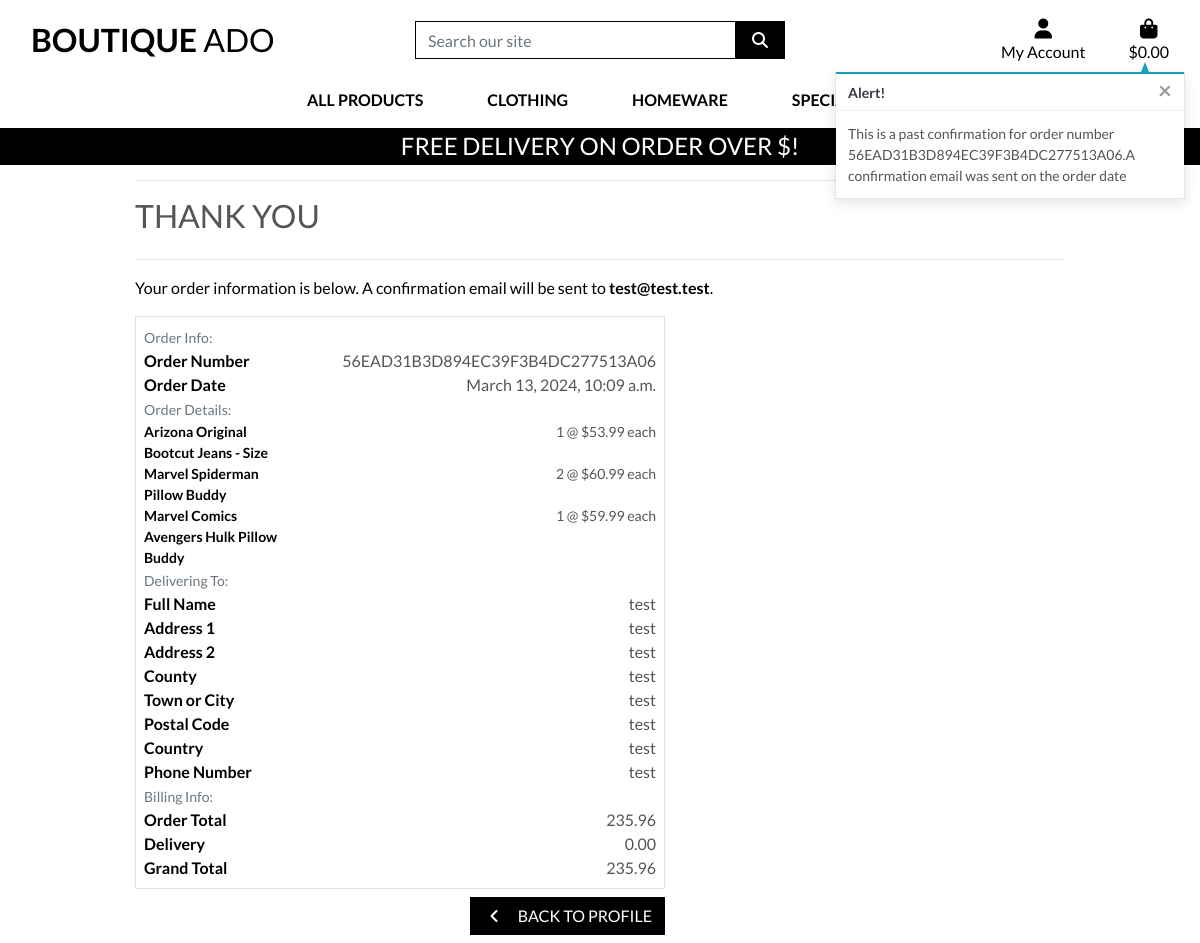
Screenshot of /profile/order_history/56EAD31B3D894EC39F3B4DC277513A06 with the database file from the repository.
### checkout/models.py (models this page shows, shortened)
class Order(models.Model):
    order_number = models.CharField(max_length=32, null=False, editable=False)
    user_profile = models.ForeignKey(UserProfile, on_delete=models.SET_NULL,
                                     null=True, blank=True, related_name='orders')
    full_name = models.CharField(max_length=50, null=False, blank=False)
    email = models.EmailField(max_length=254, null=False, blank=False)
    phone_number = models.CharField(max_length=20, null=False, blank=False)
    country = CountryField(blank_label='Country *', null=False, blank=False)
    postcode = models.CharField(max_length=20, null=True, blank=True)
    town_or_city = models.CharField(max_length=40, null=False, blank=False)
    street_address1 = models.CharField(max_length=80, null=False, blank=False)
    street_address2 = models.CharField(max_length=80, null=True, blank=True)
    county = models.CharField(max_length=80, null=True, blank=True)
    date = models.DateTimeField(auto_now_add=True)
    delivery_cost = models.DecimalField(max_digits=6, decimal_places=2, null=False, default=0)
    order_total = models.DecimalField(max_digits=10, decimal_places=2, null=False, default=0)
    grand_total = models.DecimalField(max_digits=10, decimal_places=2, null=False, default=0)
    original_bag = models.TextField(null=False, blank=False, default='')
    stripe_pid = models.CharField(max_length=254, null=False, blank=False, default='')

class OrderLineItem(models.Model):
    order = models.ForeignKey(Order, null=False, blank=False, on_delete=models.CASCADE, related_name='lineitems')
    product = models.ForeignKey(Product, null=False, blank=False, on_delete=models.CASCADE)
    product_size = models.CharField(max_length=2, null=True, blank=True) # XS, S, M, L, XL
    quantity = models.IntegerField(null=False, blank=False, default=0)
    lineitem_total = models.DecimalField(max_digits=6, decimal_places=2, null=False, blank=False, editable=False)

### products/models.py (models this page shows, shortened)
class Product(models.Model):
    category = models.ForeignKey('Category', null=True, blank=True, on_delete=models.SET_NULL)
    sku = models.CharField(max_length=254, null=True, blank=True)
    name = models.CharField(max_length=254)
    description = models.TextField()
    has_sizes = models.BooleanField(default=False, null=True, blank=True)
    price = models.DecimalField(max_digits=6, decimal_places=2)
    rating = models.DecimalField(max_digits=6, decimal_places=2, null=True, blank=True)
    image_url = models.URLField(max_length=1024, null=True, blank=True)
    image = models.ImageField(null=True, blank=True)

### profiles/views.py (the view)
# urls.py: path('order_history/<order_number>', views.order_history, name='order_history'),
def order_history(request, order_number):
    order = get_object_or_404(Order, order_number=order_number)
    messages.info(request, (
        f'This is a past confirmation for order number {order_number}.'
        'A confirmation email was sent on the order date'
    ))
    template = 'checkout/checkout_success.html'
    context = {
        'order': order,
        'from_profile': True,
    }
    return render(request, template, context)

### bag/contexts.py (called while the page is built, shortened)
def bag_contexts(request):
    bag_items = []
    total = 0
    product_count = 0
    bag = request.session.get('bag', {})
    if total < settings.FREE_DELIVERY_THRESHOLD:
        delivery = total * Decimal(settings.STANDARD_DELIVERY_PERCENTAGE / 100)
        free_delivery_delta = settings.FREE_DELIVERY_THRESHOLD - total # How much need to spend to get free delivery
    else:
        delivery = 0
        free_delivery_delta = 0
    grand_total = delivery + total
    context = {
        'bag_items': bag_items,
        'total': total,
        'product_count': product_count,
        'delivery': delivery,
        'free_delivery_delta': free_delivery_delta,
        'grand_total': grand_total
    }
    return context

### checkout/templates/checkout/checkout_success.html (shortened to what this page needs)
{% extends "base.html" %}
{% load static %}
{% block extra_css %}
    <link rel="stylesheet" href="{% static 'checkout/css/checkout.css' %}">
{% endblock %}
{% block page_header %}
    <div class="container header-container">
    </div>
{% endblock %}
{% block content %}
    <div class="overlay"></div>
    <div class="container">
        <div class="row">
            <div class="col">
                <hr>
                <h2 class="logo-font mb-4">Thank You</h2>
                <hr>
                <p class="text-black">Your order information is below. A confirmation email will be sent to <strong>{{ order.email }}</strong>.</p>
            </div>
        </div>
        <div class="row">
            <div class="col-12 col-lg-7">
                <div class="order-confirmation-wrapper p-2 border">
                    <div class="row">
                        <div class="col">
                            <small class="text-muted">Order Info:</small>
                        </div>
                    </div>
                    <div class="row">
                        <div class="col-12 col-md-4">
                            <p class="mb-0 text-black font-weight-bold">Order Number</p>
                        </div>
                        <div class="col-12 col-md-8 text-md-right">
                            <p class="mb-0">{{ order.order_number }}</p>
                        </div>
                    </div>
                    <div class="row">
                        <div class="col-12 col-md-4">
                            <p class="mb-0 text-black font-weight-bold">Order Date</p>
                        </div>
                        <div class="col-12 col-md-8 text-md-right">
                            <p class="mb-0">{{ order.date }}</p>
                        </div>
                    </div>
                    <div class="row">
                        <div class="col">
                            <small class="text-muted">Order Details:</small>
                        </div>
                    </div>
                    {% for item in order.lineitems.all %}
                    <div class="row">
                        <div class="col-12 col-md-4">
                            <p class="small mb-0 text-black font-weight-bold">
                                {{ item.product.name }}{% if item.product_size %} - Size {{ item.product.size|upper }}{% endif %}
                            </p>
                        </div>
                        <div class="col-12 col-md-8 text-md-right">
                            <p class="small mb-0">{{ item.quantity }} @ ${{ item.product.price }} each</p>
                        </div>
                    </div>
                    {% endfor %}
                    <div class="row">
                        <div class="col">
                            <small class="text-muted">Delivering To:</small>
                        </div>
                    </div>
                    <div class="row">
                        <div class="col-12 col-md-4">
                            <p class="mb-0 text-black font-weight-bold">Full Name</p>
                        </div>
                        <div class="col-12 col-md-8 text-md-right">
                            <p class="mb-0">{{ order.full_name }}</p>
                        </div>
                    </div>
                    <div class="row">
                        <div class="col-12 col-md-4">
                            <p class="mb-0 text-black font-weight-bold">Address 1</p>
                        </div>
                        <div class="col-12 col-md-8 text-md-right">
                            <p class="mb-0">{{ order.street_address1 }}</p>
                        </div>
                    </div>
                    {% if order.street_address2 %}
                    <div class="row">
                        <div class="col-12 col-md-4">
                            <p class="mb-0 text-black font-weight-bold">Address 2</p>
                        </div>
                        <div class="col-12 col-md-8 text-md-right">
                            <p class="mb-0">{{ order.street_address1 }}</p>
                        </div>
                    </div>
                    {% endif %}
                    {% if order.county %}
                    <div class="row">
                        <div class="col-12 col-md-4">
                            <p class="mb-0 text-black font-weight-bold">County</p>
                        </div>
                        <div class="col-12 col-md-8 text-md-right">
                            <p class="mb-0">{{ order.county }}</p>
                        </div>
                    </div>
                    {% endif %}
                    <div class="row">
                        <div class="col-12 col-md-4">
                            <p class="mb-0 text-black font-weight-bold">Town or City</p>
                        </div>
                        <div class="col-12 col-md-8 text-md-right">
                            <p class="mb-0">{{ order.town_or_city }}</p>
                        </div>
                    </div>
                    {% if order.postcode %}
                    <div class="row">
                        <div class="col-12 col-md-4">
                            <p class="mb-0 text-black font-weight-bold">Postal Code</p>
                        </div>
                        <div class="col-12 col-md-8 text-md-right">
                            <p class="mb-0">{{ order.postcode }}</p>
                        </div>
                    </div>
                    {% endif %}
                    <div class="row">
                        <div class="col-12 col-md-4">
                            <p class="mb-0 text-black font-weight-bold">Country</p>
                        </div>
                        <div class="col-12 col-md-8 text-md-right">
                            <p class="mb-0">{{ order.country }}</p>
                        </div>
                    </div>
                    <div class="row">
                        <div class="col-12 col-md-4">
                            <p class="mb-0 text-black font-weight-bold">Phone Number</p>
                        </div>
                        <div class="col-12 col-md-8 text-md-right">
                            <p class="mb-0">{{ order.phone_number }}</p>
                        </div>
                    </div>
                    <div class="row">
                        <div class="col">
                            <small class="text-muted">Billing Info:</small>
                        </div>
                    </div>
                    <div class="row">
                        <div class="col-12 col-md-4">
                            <p class="mb-0 text-black font-weight-bold">Order Total</p>
                        </div>
                        <div class="col-12 col-md-8 text-md-right">
                            <p class="mb-0">{{ order.order_total }}</p>
                        </div>
                    </div>
                    <div class="row">
                        <div class="col-12 col-md-4">
                            <p class="mb-0 text-black font-weight-bold">Delivery</p>
                        </div>
                        <div class="col-12 col-md-8 text-md-right">
                            <p class="mb-0">{{ order.delivery_cost }}</p>
                        </div>
                    </div>
                    <div class="row">
                        <div class="col-12 col-md-4">
                            <p class="mb-0 text-black font-weight-bold">Grand Total</p>
                        </div>
                        <div class="col-12 col-md-8 text-md-right">
                            <p class="mb-0">{{ order.grand_total }}</p>
                        </div>
                    </div>
                </div>
            </div>
        </div>
        <div class="row">
			<div class="col-12 col-lg-7 text-right">
                {% if from_profile %}
                    <a href="{% url 'profile' %}" class="btn btn-black rounded-0 my-2">
                        <span class="icon mr-2">
                            <i class="fas fa-angle-left"></i>
                        </span>
                        <span class="text-uppercase">Back to Profile</span>
                    </a>
                {% endif %}
			</div>
		</div>
    </div>
{% endblock %}

### static/css/base.css (style rules this page uses)
html { height: 100%; }
body { background: url('/media/homepage_background_cropped.jpg') no-repeat center center fixed; background-size: cover; height: calc(100vh - 164px); color: #555; font-family: 'Lato'; }
.icon { align-items: center; display: inline-flex; justify-content: center; height: 1.5rem; width: 1.5rem; }
.logo-font { text-transform: uppercase; }
.btn-black { background: black; color: white; }
.text-black { color: #000 !important; }
.overlay { height: 100%; width: 100%; top: 0; left: 0; position: fixed; background: white; z-index: -1; }
@media (min-width: 1200px) { .container { max-width: 80%; } }
@media (min-width: 992px) { .header-container { padding-top: 164px; } }

### rows the page displays
Order: email "test@test.test", order_number "56EAD31B3D894EC39F3B4DC277513A06", date "March 13, 2024, 10:09 a.m.", full_name "test", street_address1 "test", county "test", town_or_city "test", postcode "test", country "test", phone_number "test", order_total "235.96", delivery_cost "0.00", grand_total "235.96"
OrderLineItem: product.name "Arizona Original Bootcut Jeans", quantity "1", product.price "53.99"
OrderLineItem: product.name "Marvel Spiderman Pillow Buddy", quantity "2", product.price "60.99"
OrderLineItem: product.name "Marvel Comics Avengers Hulk Pillow Buddy", quantity "1", product.price "59.99"

### other values shown
{{ message }} "This is a past confirmation for order number 56EAD31B3D894EC39F3B4DC277513A06.A confirmation email was sent on the order date"
